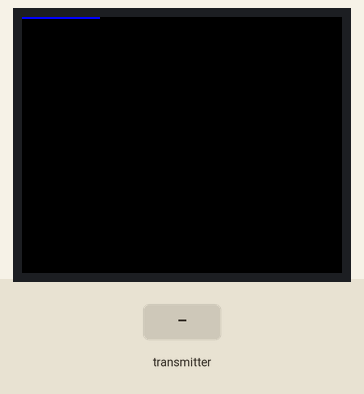
Recording of a sketch running on a simulated ESP32. On the bench: 160×128 colour display. The inputs (shaded band) are chosen by the test bench.

Above: at 1.3 s.
1.4 s: the transmitter starts sending right = 2048
4.4 s: the transmitter starts sending left = 1024
At 5.5 s:
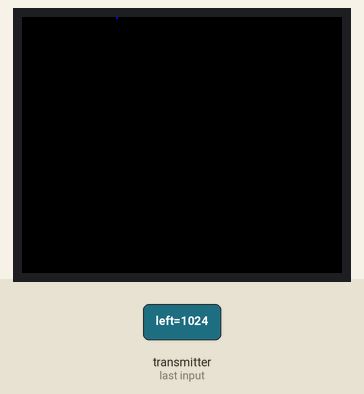
Timing chart, 0 to 7.4 s (numbered marks = the images above; inputs shaded):
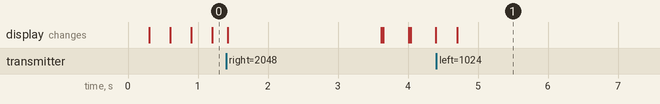

The sketch:

ESP32GameConsoleV1.ino
```cpp
//MAC address B8:D6:1A:44:3B:4C
#include "Arduino.h"
#include <esp_now.h>
#include <WiFi.h>

#include <TFT_eSPI.h>
#include <SPI.h>

#define PI 3.14159265358979323846

TFT_eSPI tft = TFT_eSPI();

//---------------------------
//ESP-NOW STUFF
//---------------------------

typedef struct structMessage {
  int up;
  int down;
  int right;
  int left;
};
structMessage js;


void OnDataRecv(const uint8_t *mac, const uint8_t *incomingData, int len) {
  memcpy(&js, incomingData, sizeof(js));
}

//---------------------------

const unsigned long frameRateInterval = 8;
unsigned long previousFrameTime = 0;

//---------------------------

void setup() {
  Serial.begin(115200);

  //ESP STUFF
  WiFi.mode(WIFI_STA);
  if (esp_now_init() != ESP_OK) return;
  esp_now_register_recv_cb(OnDataRecv);

  tft.init();
  tft.setRotation(1);
  tft.fillScreen(TFT_BLACK);
}

void loop() {
  int currentTime = millis();

  if(currentTime - previousFrameTime >= frameRateInterval){
    previousFrameTime = currentTime;
    AchtungDieKurve();
  }
}

//---------------------------
//Achtung Die Kurve!

typedef struct structKurve{
  float angle;

  float posX;
  float posY;

  int intPosX;
  int intPosY;

  int prevPosX;
  int prevPosY;

  float moveSpeed = 0.3;
  int turnSpeed = 3;
};

structKurve kurve1;

uint8_t matrix[128][160] = {0};

/*
void AchtungDieKurve(){
  kurve1.angle += js.left * kurve1.turnSpeed;
  kurve1.angle -= js.right * kurve1.turnSpeed;

  kurve1.posX += cos(kurve1.angle / 360 * PI);
  kurve1.posY -= sin(kurve1.angle / 360 * PI);

  tft.drawPixel(kurve1.posX, kurve1.posY, TFT_BLUE);

  if(kurve1.prevPosX != int(kurve1.posX) or kurve1.prevPosY != int(kurve1.posY)){
    matrix[int(kurve1.prevPosY)][int(kurve1.prevPosX)] = 1;
  }

  if(matrix[int(kurve1.posY)][int(kurve1.posX)] == 1){
    tft.drawPixel(kurve1.posX, kurve1.posY, TFT_RED);
  }

  //-------------------------------
  //CHECK FOR COLLISION
  //Check if going UP
  if(kurve1.prevPosY - 1 == int(kurve1.posY)){
    //CHeck if going RIGHT
    if(kurve1.prevPosX + 1 == int(kurve1.posX)){
      // Serial.println("^>");

      if(matrix[int(kurve1.posY) + 1][int(kurve1.posX)] == 1 and matrix[int(kurve1.posY)][int(kurve1.posX) - 1] == 1){
        // Serial.println("COLLLSIIIISIISIIIONONONONOONNNN!!!!");
        tft.drawPixel(kurve1.posX, kurve1.posY, TFT_GREEN);
      }
    }
    else if(kurve1.prevPosX - 1 == int(kurve1.posX)){
      // Serial.println("<^");

      if(matrix[int(kurve1.posY) + 1][int(kurve1.posX)] == 1 and matrix[int(kurve1.posY)][int(kurve1.posX) + 1] == 1){
        // Serial.println("COLLLSIIIISIISIIIONONONONOONNNN!!!!");
        tft.drawPixel(kurve1.posX, kurve1.posY, TFT_GREEN);
      }
    }
  }
  //Check if going DOWN
  else if (kurve1.prevPosY + 1 == int(kurve1.posY)){
    // Serial.println("DOWN");

    //CHeck if going RIGHT
    if(kurve1.prevPosX + 1 == int(kurve1.posX)){
      // Serial.println("RIGHT");

      if(matrix[int(kurve1.posY) - 1][int(kurve1.posX)] == 1 and matrix[int(kurve1.posY)][int(kurve1.posX) - 1] == 1){
        // Serial.println("COLLLSIIIISIISIIIONONONONOONNNN!!!!");
        tft.drawPixel(kurve1.posX, kurve1.posY, TFT_GREEN);
      }
    }
    //Check if going LEFT
    else if(kurve1.prevPosX - 1 == int(kurve1.posX)){
      // Serial.println("LEFT");

      if(matrix[int(kurve1.posY) - 1][int(kurve1.posX)] == 1 and matrix[int(kurve1.posY)][int(kurve1.posX) + 1] == 1){
        // Serial.println("COLLLSIIIISIISIIIONONONONOONNNN!!!!");
        tft.drawPixel(kurve1.posX, kurve1.posY, TFT_GREEN);
      }
    }
  }
  //-------------------------------

  // kurve1.prevPosX = int(kurve1.posX);
  // kurve1.prevPosY = int(kurve1.posY);

  // matrix1[kurve1.posY][kurve1.posX] = true;

  // kurve1.posX += js.right;
  // kurve1.posX -= js.left;
  // kurve1.posY -= js.up;
  // kurve1.posY += js.down;

  // tft.drawPixel(kurve1.posX, kurve1.posY, TFT_BLUE);

  // if(matrix1[kurve1.posY][kurve1.posX]){
  //   tft.drawPixel(kurve1.posX, kurve1.posY, TFT_RED);
  // }
}*/

void AchtungDieKurve(){
  //Update Angle
  kurve1.angle += js.left * kurve1.turnSpeed;
  kurve1.angle -= js.right * kurve1.turnSpeed;
  //Update Position
  kurve1.posX += cos(kurve1.angle / 360 * PI) * kurve1.moveSpeed;
  kurve1.posY -= sin(kurve1.angle / 360 * PI) * kurve1.moveSpeed;

  //Check For Collision
  if((int(kurve1.posX) != kurve1.prevPosX or int(kurve1.posY) != kurve1.prevPosY) and matrix[int(kurve1.posY)][int(kurve1.posX)] == 1 ){
    GameOver();
  }
  //Check For Diagonal Jump
  //Check if going UP

  else if(kurve1.prevPosY - 1 == int(kurve1.posY)){
    //CHeck if going RIGHT
    if(kurve1.prevPosX + 1 == int(kurve1.posX)){

      if(matrix[int(kurve1.posY) + 1][int(kurve1.posX)] == 1 and matrix[int(kurve1.posY)][int(kurve1.posX) - 1] == 1){
        //GAME OVER
        // GameOver();
      }
    }
    else if(kurve1.prevPosX - 1 == int(kurve1.posX)){

      if(matrix[int(kurve1.posY) + 1][int(kurve1.posX)] == 1 and matrix[int(kurve1.posY)][int(kurve1.posX) + 1] == 1){
        //GAME OVER
        // GameOver();
      }
    }
  }
  //Check if going DOWN
  else if (kurve1.prevPosY + 1 == int(kurve1.posY)){

    //CHeck if going RIGHT
    if(kurve1.prevPosX + 1 == int(kurve1.posX)){

      if(matrix[int(kurve1.posY) - 1][int(kurve1.posX)] == 1 and matrix[int(kurve1.posY)][int(kurve1.posX) - 1] == 1){
        //GAME OVER
        // GameOver();
      }
    }
    //Check if going LEFT
    else if(kurve1.prevPosX - 1 == int(kurve1.posX)){

      if(matrix[int(kurve1.posY) - 1][int(kurve1.posX)] == 1 and matrix[int(kurve1.posY)][int(kurve1.posX) + 1] == 1){
        //GAME OVER
        // GameOver();
      }
    }
  }

  //Update matrix to 1 at posX, posY
  matrix[int(kurve1.posY)][int(kurve1.posX)] = 1;
  //Draw Kurve on that pixel
  tft.drawPixel(kurve1.posX, kurve1.posY, TFT_BLUE);

  //Update Previous Positions At The End
  kurve1.prevPosX = int(kurve1.posX);
  kurve1.prevPosY = int(kurve1.posY);
}

void GameOver(){
  tft.fillScreen(TFT_BLACK);
  memset(matrix, 0, sizeof(matrix));
}
```
